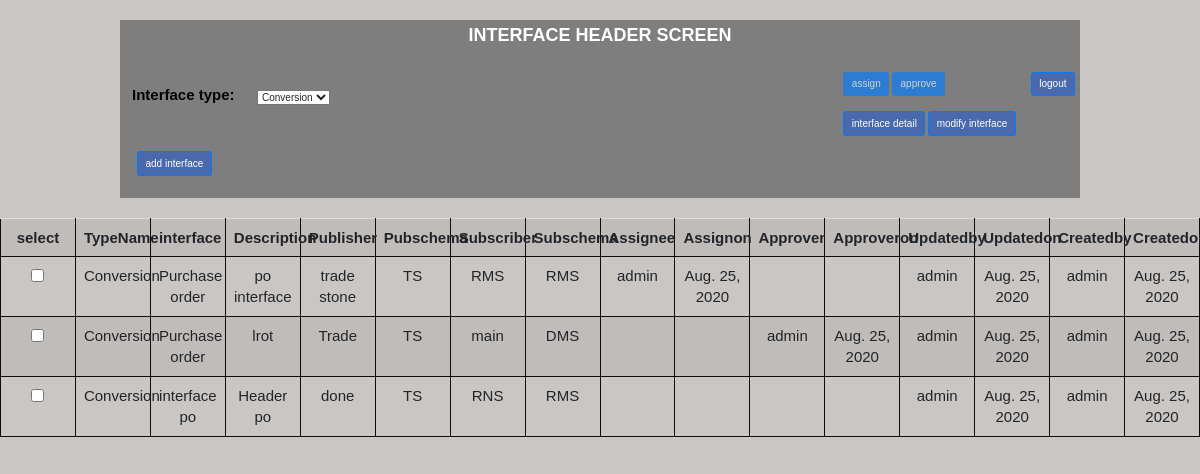
Page /home (signed in) on the committed database.
### app_1/models.py (models this page shows, shortened)
class Interface(models.Model):
    interface=models.CharField(max_length=50)
    description=models.CharField(max_length=100)
    publisher=models.CharField(max_length=50)
    publisher_schema=models.CharField(max_length=4,choices=publisher_schema_options)
    subscriber=models.CharField(max_length=50)
    subscriber_schema=models.CharField(max_length=4,choices=subscriber_schema_options)
    created_by=models.ForeignKey(User,on_delete=models.CASCADE)
    created_on=models.DateField(blank=True,null=True)
    updated_by=models.ForeignKey(User,blank=True,null=True,on_delete=models.CASCADE,related_name='updateby')
    updated_on=models.DateField(blank=True,null=True,)
    interface_type = models.ForeignKey(InterfaceType,on_delete=models.CASCADE)
    approve_by=models.ForeignKey(User,blank=True,null=True,on_delete=models.CASCADE,related_name='approveby')
    approve_on=models.DateField(auto_now=True,blank=True,null=True,)
    assignee = models.ForeignKey(User,on_delete=models.CASCADE,related_name='assign_to',blank=True,null=True,)
    assign_on = models.DateField(auto_now=True,blank=True,null=True,)

class InterfaceType(models.Model):
    name=models.CharField(max_length=50,blank=True)
    def __str__(self):
        return self.name

### app_1/views.py (the view)
# urls.py: path('home',views.interface_list,name='home'),
@login_required(login_url='login')
def interface_list(request):
    form = InterfaceTypeForm()
    assigneeform = AssigneeForm()
    interfaces=None
    if 'interface_type' in request.session:
        id=request.session['interface_type']
        interfaces=Interface.objects.filter(interface_type=id)
        form.fields['interface_type'].initial=id
    users = User.objects.all()
    return render(request,'interface.html',{'interfaces':interfaces,'form':form, 'assigneeform':assigneeform, 'users':users,})

### app_1/forms.py
class InterfaceTypeForm(forms.ModelForm):
    class Meta:
        model = Interface
        fields = ('interface_type',)
        widget={'interface_type': forms.TextInput(attrs={'class':'form-control-sm col-sm-12','style':'border:none; background-color:#F0F0F0' }),}

class AssigneeForm(forms.ModelForm):
    company_name = forms.CharField(max_length=30, widget=forms.TextInput(), )
    class Meta:
        model = User
        fields= ('first_name','last_name','username','is_active','company_name')

### app_1/templates/interface.html (shortened to what this page needs)
{% extends 'base.html' %}
{% load static %}
{% block content  %}
<body  >
<div class="wrapper">
  <header>
      <h1 class="title">Interface Header Screen</h1>
  </header><br>
<div class="columns">
    <div class="column" style="border: none;">
      <form action="{% url 'add_interface' %}">
        {% for field in form %}
        <div class="form-row">
          <div class="name" style="color: black;">{{field.label_tag}} </div>
          <div class="value">
              <div class="input-group">
                  {{field}}
              </div>
          </div>
        </div>
        {% endfor %}
        <button class="btn btn-primary"  type="submit" >add interface</button>
      </form>
  </div>
  <footer >
    <button class="btn btn-primary" id= "assign" >Assign</button>
    <button class="btn btn-primary"  onclick="myFunction()" value="approve" id="approve">Approve</button><br><br>
    <button class="btn btn-primary"  id="interfacedetail" > interface detail</button>
    <button class="btn btn-primary" id= "modify" >modify interface</button>
  </footer>
  {% if user.is_authenticated %}
  <form action="{% url 'logoutuser' %}" >
    <button type="submit" class="btn btn-primary" >
      Logout
    </button>
  </form>
  {% endif%}
</div>
</div>
  <div class="row">
    <div class="col-md-12">
        <table class="table table-striped table-sm table-hover" id="interface_table">
                <tr>
                 <th>select</th>
                 <th>TypeName</th>
                 <th>interface</th>
                 <th>Description</th>
                 <th>Publisher</th>
                 <th>Pubschema</th>
                 <th>Subscriber</th>
                 <th>Subschema</th>
                 <th>Assignee</th>
                 <th>Assignon</th>
                 <th>Approver</th>
                 <th>Approveron</th>
                 <th>Updatedby</th>
                 <th>Updatedon</th>
                 <th>Createdby</th>
                 <th>Createdon</th>
               </tr>
               {% for interface in interfaces %}
               <tr>
                   <td><input type="checkbox" id="int_{{interface.id}}" name="cb" data="{{interface.id}}" user="{{interface.created_by}}"></td>
                   <td>{{interface.interface_type.name}}</td>
                   <td>{{interface.interface}}</td>
                   <td>{{interface.description}}</td>
                   <td>{{interface.publisher}}</td>
                   <td>{{interface.publisher_schema}}</td>
                   <td>{{interface.subscriber}}</td>
                   <td>{{interface.subscriber_schema}}</td>
                   <td id="assignee{{interface.id}}">
                    {% if interface.assignee != None %}
                     {{interface.assignee}}
                    {% endif %}
                    </td>
                   <td id="assignon{{interface.id}}">
                    {% if interface.assignee != None %}
                     {{interface.assign_on}}
                    {% endif %}
                  </td>
                   <td id="by{{interface.id}}">
                    {% if interface.approve_by != None %}
                        {{interface.approve_by}}
                    {% endif %}
                </td>
                <td id="on{{interface.id}}">
                    {% if interface.approve_by != None %}
                        {{interface.approve_on}}
                    {% endif %}
                </td>
                   <td>{{interface.updated_by}}</td>
                   <td>{{interface.updated_on}}</td>
                   <td>{{interface.created_by}}</td>
                   <td>{{interface.created_on}}</td>
               </tr>
               {% endfor %}
            </table>
</div>
{% endblock %}

### app_1/templates/base.html (shortened to what this page needs)
{% load static %}
<!doctype html>
<html lang="en">
  <head>
    <link rel="stylesheet" type="text/css" href="{% static 'css/util.css' %}">
    <link rel="stylesheet" type="text/css" href="{% static 'css/main.css' %}">
    <link href="{% static 'css1/main.css' %}" rel="stylesheet" media="all">
	  <link rel="stylesheet" type="text/css" href="{% static 'vendor/bootstrap/css/bootstrap.min.css' %}">
	<link rel="stylesheet" type="text/css" href="{% static 'fonts/font-awesome-4.7.0/css/font-awesome.min.css' %}">
	<link rel="stylesheet" type="text/css" href="{% static 'fonts/Linearicons-Free-v1.0.0/icon-font.min.css' %}">
    <link rel="stylesheet" href="https://stackpath.bootstrapcdn.com/bootstrap/4.5.0/css/bootstrap.min.css">
  </head>
  <body>
    {% block content%}
    {% endblock %}
   </body>
</html>

### static/css/main.css (style rules this page uses)
* { margin: 0px; padding: 0px; box-sizing: border-box; }
body, html { height: 100%; font-family: Poppins-Regular, sans-serif; }
h1,h2,h3,h4,h5,h6 { margin: 0px; }
input { outline: none; border: none; }
label { display: block; margin: 0; }
button { outline: none !important; border: none; background: transparent; }

### static/css1/main.css (style rules this page uses)
.row { display: -webkit-box; display: -webkit-flex; display: -moz-box; display: -ms-flexbox; display: flex; -webkit-flex-wrap: wrap; -ms-flex-wrap: wrap; flex-wrap: wrap; }
.form-row { display: -webkit-box; display: -webkit-flex; display: -moz-box; display: -ms-flexbox; display: flex; -webkit-flex-wrap: wrap; -ms-flex-wrap: wrap; flex-wrap: wrap; -webkit-box-align: center; -webkit-align-items: center; -moz-box-align: center; -ms-flex-align: center; align-items: center; margin-bottom: 40px; }
.form-row .name { width: 125px; color: #555; font-size: 15px; font-weight: 700; }
.form-row .value { width: -webkit-calc(100% - 125px); width: -moz-calc(100% - 125px); width: calc(100% - 125px); }
html { -webkit-box-sizing: border-box; -moz-box-sizing: border-box; box-sizing: border-box; }
* { padding: 0; margin: 0; }
*, *:before, *:after { -webkit-box-sizing: inherit; -moz-box-sizing: inherit; box-sizing: inherit; }
body, h1, h2, h3, h4, h5, h6, blockquote, p, pre, dl, dd, ol, ul, figure, hr, fieldset, legend { margin: 0; padding: 0; }
table { border-collapse: collapse; border-spacing: 0; }
button { outline: none; background: none; border: none; }
body { font-family: "Open Sans", "Arial", "Helvetica Neue", sans-serif; font-weight: 400; font-size: 14px; }
h1, h2, h3, h4, h5, h6 { font-weight: 400; }
h1 { font-size: 36px; }
.wrapper { margin: 0 auto; }
.btn { display: inline-block; line-height: 50px; padding: 0 50px; -webkit-transition: all 0.4s ease; -o-transition: all 0.4s ease; -moz-transition: all 0.4s ease; transition: all 0.4s ease; cursor: pointer; font-size: 15px; text-transform: lowercase; font-weight: 700; color: #fff; font-family: inherit; }
.title { font-size: 18px; text-transform: uppercase; font-weight: 650; text-align: center; color:white; }
* { box-sizing: border-box; }
body { font-family: "Open Sans", sans-serif; color: #666; }
.wrapper { padding: 5px; max-width: 960px; width: 95%; margin: 20px auto; }
header { padding: 0 15px; }
.columns { display: flex; flex-flow: row wrap; justify-content: center; margin: 5px 0; }
.column { flex: 1; border:1px solid gray; margin: 2px; padding: 10px; }
footer { padding: 0 15px; }

### app_1/templates/base.html (style rules this page uses)
table, th, td { border: 1px solid rgb(14, 13, 13); border-collapse: collapse; }
th, td { padding: 1px; text-align: center; font-size: 15px; font-family:sans-serif; }

### app_1/templates/interface.html (style rules this page uses)
body { font-family: Arial, Helvetica, sans-serif; }
table { table-layout: fixed; }
body { background-color: rgb(201, 198, 196); }
.wrapper { background-color: rgba(19, 22, 27, 0.411);; }
.btn { background-color: rgb(74, 105, 172); }

### rows in the picture
Interface: interface_type.name "Conversion", interface "Purchase order", description "po interface", publisher "trade stone", publisher_schema "TS", subscriber "RMS", subscriber_schema "RMS", assignee "admin", assign_on "Aug. 25, 2020", updated_by "admin", updated_on "Aug. 25, 2020", created_by "admin", created_on "Aug. 25, 2020"
Interface: interface_type.name "Conversion", interface "Purchase order", description "lrot", publisher "Trade", publisher_schema "TS", subscriber "main", subscriber_schema "DMS", approve_by "admin", approve_on "Aug. 25, 2020", updated_by "admin", updated_on "Aug. 25, 2020", created_by "admin", created_on "Aug. 25, 2020"
Interface: interface_type.name "Conversion", interface "interface po", description "Header po", publisher "done", publisher_schema "TS", subscriber "RNS", subscriber_schema "RMS", updated_by "admin", updated_on "Aug. 25, 2020", created_by "admin", created_on "Aug. 25, 2020"

### other values in the picture
{{ field.label_tag }} "Interface type:"
